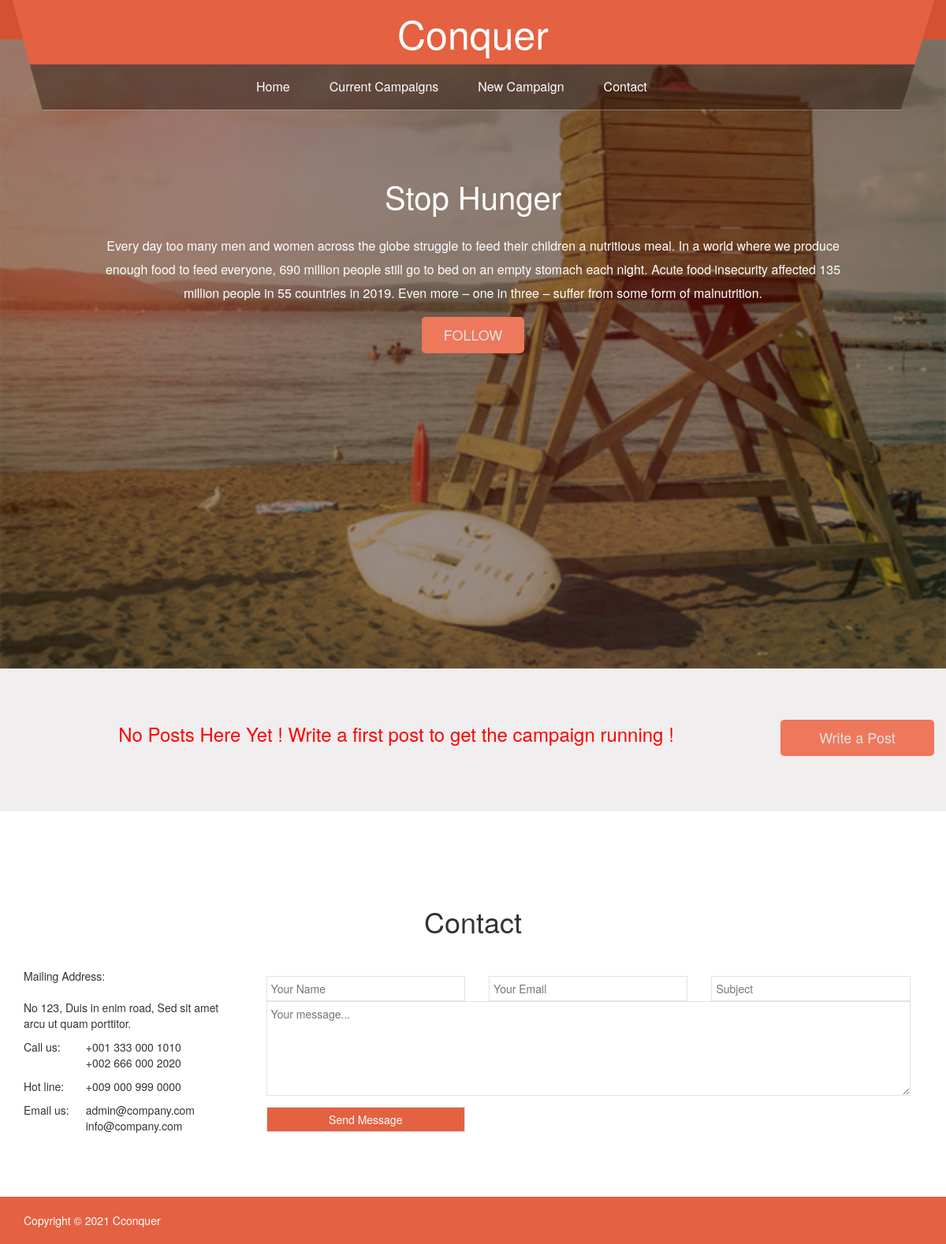
/campaign.php?id=6 (signed in), run on the app's committed database.
### tables this page shows
CREATE TABLE `tb_camp` (
  `camp_id` int(10) NOT NULL,
  `camp_name` varchar(200) NOT NULL,
  `camp_desc` varchar(1000) NOT NULL,
  `camp_by` varchar(10) NOT NULL,
  `camp_photo` varchar(30) NOT NULL,
  `camp_status` varchar(50) NOT NULL,
  `camp_date` date NOT NULL
);

### campaign.php (the view, shortened to what this page needs)
<?php
include('include/header_s.php');
include('config.php');
?>
      </div>
    </div>
  </div>
  <div class="templatemo_headerimage">
    <div class="flexslider">
      <ul class="slides">
        <li><img src="images/slider/1.jpg" alt="Slide 1"></li>
      </ul>
    </div>
  </div>
  <?php
    $idd = $_GET['id'];
      $query = "SELECT * FROM `tb_camp` WHERE camp_id = $idd";
      $result = mysqli_query($con, $query);
      while($row = $result->fetch_assoc()){
      ?>
  <div class="slider-caption">
    <div class="templatemo_homewrapper">
      <div class="templatemo_hometitle"><?php echo $row['camp_name']; ?></div>
      <div class="templatemo_hometext"><?php echo $row['camp_desc']; ?></div>
      <div class="templatemo_homebutton">
      <?php
      $us_id = $_SESSION['user_id'];
      $queryy = "SELECT * FROM `tb_follower` WHERE `follow_camp_id` = $idd AND `follow_user_id` = $us_id";
      $check = mysqli_query($con, $queryy);
      if(mysqli_num_rows($check) < 1) {
        ?>
      <a href="follow.php?id=<?php echo $row['camp_id']; ?>">FOLLOW</a>
      <?php } else { ?>
      <a href="unfollow.php?id=<?php echo $row['camp_id']; ?>">UNFOLLOW</a>
      <?php } ?></div>
      </div>
  </div>
  <?php } ?>
<div class="templatemo_servicewrapper" id="templatemo_service_page">
  <div class="container">
  <div class="row"><div class="col-md-10"> <?php
        $querys = "SELECT * FROM `tb_post` WHERE `post_camp` = $idd";
        $results = mysqli_query($con,$querys);
        if(mysqli_num_rows($results) < 1)
        { ?>
            <h3 style="color:red;"> No Posts Here Yet ! Write a first post to get the campaign running !</h3>
        <? } ?></div><div class="templatemo_homebutton col-md-2"><a href="new_post.php?id=<?php echo $idd; ?>">Write a Post</a></div></div>
  </div>
<?php include('include/footer.php'); ?>
<link href="//netdna.bootstrapcdn.com/bootstrap/3.2.0/css/bootstrap.min.css" rel="stylesheet" id="bootstrap-css">
<link rel="stylesheet" href="http://cdnjs.cloudflare.com/ajax/libs/font-awesome/4.1.0/css/font-awesome.min.css"/>

### css/templatemo_misc.css (style rules this page uses)
.slides,.flex-control-nav,.flex-direction-nav { margin:0; padding:0; list-style:none; }
.flexslider { margin:0; padding:0; }
.flexslider .slides > li { display:none; -webkit-backface-visibility:hidden; }
.flexslider .slides img { width:100%; display:block; }
.slides:after { content:"\0020"; display:block; clear:both; visibility:hidden; line-height:0; height:0; }
.flexslider { margin:0 0 60px; background:#fff; position:relative; zoom:1; }
.flexslider .slides { zoom:1; }

### css/templatemo_style.css (style rules this page uses)
body { font:14px/1.85em 'Open Sans',Arial,Helvetice Neue,sans-serif; color:#888888; font-weight:300; font-style:normal; -webkit-font-smoothing:antialiased; -webkit-text-size-adjust:100%; }
a,a:hover,a:focus { text-decoration:none; -webkit-transition:all 150ms ease-in; -moz-transition:all 150ms ease-in; -o-transition:all 150ms ease-in; transition:all 150ms ease-in; }
h1,h2,h3,h4,h5,h6 { font-family:'Open Sans',Arial,Helvetice Neue,sans-serif; }
.templatemo_headerimage { width:100%; margin-top:50px; position:relative; }
.templatemo_headerimage img { width:100%; }
.templatemo_hometitle { text-align:center; margin-bottom:20px; }
.templatemo_hometext { text-align:center; margin:0 auto; }
.templatemo_homebutton { background:#ee785c; padding:15px 0; text-align:center; font-size:20px; border-radius:5px; width:150px; color:#e3e3e3; }
.templatemo_homebutton a { color:#e3e3e3; }
.templatemo_servicewrapper { background:#f0eeee; padding:50px 0 50px 0; width:100%; text-align:center; }
.flexslider ul { padding:0; }
.flexslider ul li { padding:0; }
.slider-caption { position:absolute; vertical-align:middle; width:100%; text-align:center; z-index:8; color:#fff; top:180px; }
.flexslider { background-color:#371604; overflow:hidden; margin:0; }
.flexslider img { position:relative; opacity:0.5; width:100%; z-index:7; }
@media (min-width:768px) { .templatemo_headerimage { margin-top:35px; } }
@media (min-width:992px) { .templatemo_headerimage { margin-top:50px; } }
@media (min-width:992px) { .templatemo_homewrapper { display:block; } }
@media (min-width:992px) { .templatemo_homewrapper { top:0%; width:100%; } }
@media (min-width:992px) { .templatemo_hometitle { font-size:26px; margin-top:10px; } }
@media (min-width:992px) { .templatemo_hometext { text-align:center; font-size:16px; margin:0 auto; width:90%; } }
@media (min-width:992px) { .templatemo_homebutton { margin:40px auto 0 auto; padding:10px 0; font-size:18px; width:130px; } }
@media (min-width:1200px) { .templatemo_homewrapper { top:0%; width:100%; } }
@media (min-width:1200px) { .templatemo_hometitle { font-size:40px; margin-top:40px; } }
@media (min-width:1200px) { .templatemo_hometext { text-align:center; font-size:16px; margin:0 auto; width:80%; line-height:30px; } }
@media (min-width:1200px) { .templatemo_homebutton { margin:40px auto 20px auto; font-size:18px; } }

### css/styles.css (style rules this page uses)
ol,ul { list-style:none; }
img { border:0; max-width:100%; }

### campaign.php (style rules this page uses)
.templatemo_homebutton { margin: 15px auto 20px auto; }

### data on the page
tb_camp: camp_name "Stop Hunger", camp_desc "Every day too many men and women across the globe struggle to feed their children a nutritious meal. In a world where we produce enough food to feed everyone, 690 million people still go to bed on an empty stomach each night. Acute food insecurity affected 135 million people in 55 countries in 2019. Even more – one in three – suffer from some form of malnutrition."
